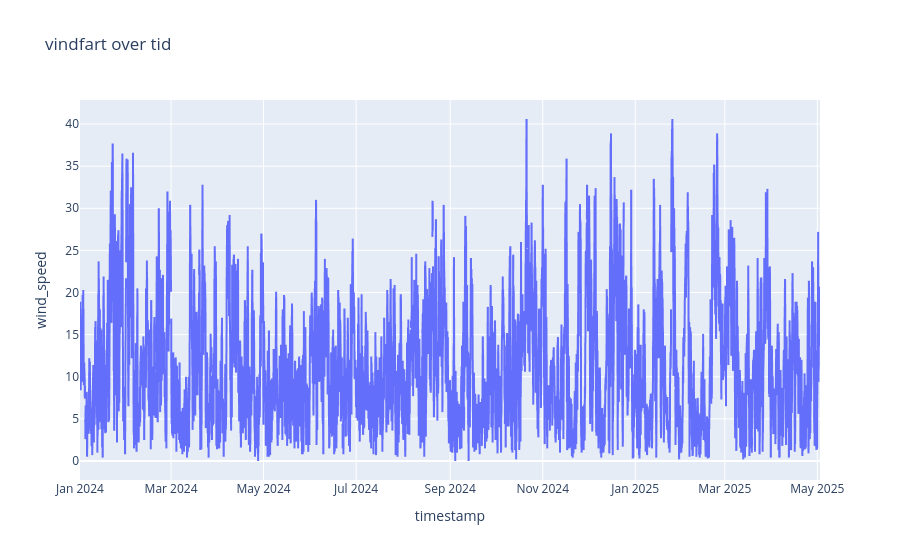

The cell this chart's notebook holds for it:
### Code cell
# visualiserer vindfart over tid via lineplot
fig = px.line(weather_df, "timestamp", "wind_speed", title="vindfart over tid")
fig.show()

### Figure 1 — Plotly figure (JSON) as saved in the notebook; plotly's stock layout.template omitted (floating-point values rounded to 4 significant figures; data arrays with more than 128 entries replaced by an {"elided": "..."} marker saying what was removed)
{"data": [{"hovertemplate": "timestamp=%{x}<br>wind_speed=%{y}<extra></extra>", "legendgroup": "", "line": {"color": "#636efa", "dash": "solid"}, "marker": {"symbol": "circle"}, "mode": "lines", "name": "", "showlegend": false, "type": "scattergl", "x": {"elided": "11707 str values"}, "xaxis": "x", "y": {"elided": "11707 float values"}, "yaxis": "y"}], "layout": {"legend": {"tracegroupgap": 0}, "title": {"text": "vindfart over tid"}, "xaxis": {"anchor": "y", "domain": [0, 1], "title": {"text": "timestamp"}}, "yaxis": {"anchor": "x", "domain": [0, 1], "title": {"text": "wind_speed"}}}}
